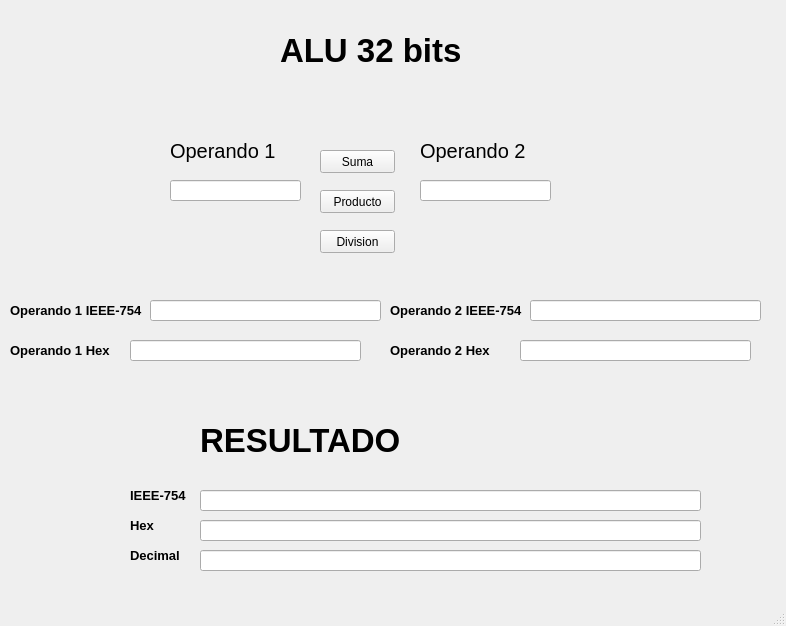
<?xml version="1.0" encoding="UTF-8"?>
<ui version="4.0">
 <class>MainWindow</class>
 <widget class="QMainWindow" name="MainWindow">
  <property name="geometry">
   <rect>
    <x>0</x>
    <y>0</y>
    <width>786</width>
    <height>626</height>
   </rect>
  </property>
  <property name="windowTitle">
   <string>ALU 32 bits</string>
  </property>
  <widget class="QWidget" name="centralwidget">
   <widget class="QLineEdit" name="operando1">
    <property name="geometry">
     <rect>
      <x>170</x>
      <y>180</y>
      <width>131</width>
      <height>21</height>
     </rect>
    </property>
   </widget>
   <widget class="QLabel" name="label_op1">
    <property name="geometry">
     <rect>
      <x>170</x>
      <y>130</y>
      <width>141</width>
      <height>41</height>
     </rect>
    </property>
    <property name="font">
     <font>
      <pointsize>15</pointsize>
     </font>
    </property>
    <property name="text">
     <string>Operando 1</string>
    </property>
   </widget>
   <widget class="QLabel" name="TITULO">
    <property name="geometry">
     <rect>
      <x>280</x>
      <y>0</y>
      <width>211</width>
      <height>101</height>
     </rect>
    </property>
    <property name="font">
     <font>
      <pointsize>25</pointsize>
      <weight>75</weight>
      <bold>true</bold>
     </font>
    </property>
    <property name="text">
     <string>ALU 32 bits</string>
    </property>
   </widget>
   <widget class="QLabel" name="label_op2">
    <property name="geometry">
     <rect>
      <x>420</x>
      <y>130</y>
      <width>141</width>
      <height>41</height>
     </rect>
    </property>
    <property name="font">
     <font>
      <pointsize>15</pointsize>
     </font>
    </property>
    <property name="text">
     <string>Operando 2</string>
    </property>
   </widget>
   <widget class="QLineEdit" name="operando2">
    <property name="geometry">
     <rect>
      <x>420</x>
      <y>180</y>
      <width>131</width>
      <height>21</height>
     </rect>
    </property>
   </widget>
   <widget class="QLabel" name="op1IEEELabel">
    <property name="geometry">
     <rect>
      <x>10</x>
      <y>290</y>
      <width>141</width>
      <height>41</height>
     </rect>
    </property>
    <property name="font">
     <font>
      <pointsize>10</pointsize>
      <weight>75</weight>
      <bold>true</bold>
     </font>
    </property>
    <property name="text">
     <string>Operando 1 IEEE-754</string>
    </property>
   </widget>
   <widget class="QLabel" name="op1HexLabel">
    <property name="geometry">
     <rect>
      <x>10</x>
      <y>330</y>
      <width>111</width>
      <height>41</height>
     </rect>
    </property>
    <property name="font">
     <font>
      <pointsize>10</pointsize>
      <weight>75</weight>
      <bold>true</bold>
     </font>
    </property>
    <property name="text">
     <string>Operando 1 Hex</string>
    </property>
   </widget>
   <widget class="QLabel" name="op2IEEELabel">
    <property name="geometry">
     <rect>
      <x>390</x>
      <y>290</y>
      <width>141</width>
      <height>41</height>
     </rect>
    </property>
    <property name="font">
     <font>
      <pointsize>10</pointsize>
      <weight>75</weight>
      <bold>true</bold>
     </font>
    </property>
    <property name="text">
     <string>Operando 2 IEEE-754</string>
    </property>
   </widget>
   <widget class="QLabel" name="op2HexLabel">
    <property name="geometry">
     <rect>
      <x>390</x>
      <y>330</y>
      <width>141</width>
      <height>41</height>
     </rect>
    </property>
    <property name="font">
     <font>
      <pointsize>10</pointsize>
      <weight>75</weight>
      <bold>true</bold>
     </font>
    </property>
    <property name="text">
     <string>Operando 2 Hex</string>
    </property>
   </widget>
   <widget class="QLabel" name="RESULTADOLABEL">
    <property name="geometry">
     <rect>
      <x>200</x>
      <y>390</y>
      <width>211</width>
      <height>101</height>
     </rect>
    </property>
    <property name="font">
     <font>
      <pointsize>25</pointsize>
      <weight>75</weight>
      <bold>true</bold>
     </font>
    </property>
    <property name="text">
     <string>RESULTADO</string>
    </property>
   </widget>
   <widget class="QPushButton" name="boton_suma">
    <property name="geometry">
     <rect>
      <x>320</x>
      <y>150</y>
      <width>75</width>
      <height>23</height>
     </rect>
    </property>
    <property name="text">
     <string>Suma</string>
    </property>
   </widget>
   <widget class="QPushButton" name="boton_producto">
    <property name="geometry">
     <rect>
      <x>320</x>
      <y>190</y>
      <width>75</width>
      <height>23</height>
     </rect>
    </property>
    <property name="text">
     <string>Producto</string>
    </property>
   </widget>
   <widget class="QPushButton" name="boton_division">
    <property name="geometry">
     <rect>
      <x>320</x>
      <y>230</y>
      <width>75</width>
      <height>23</height>
     </rect>
    </property>
    <property name="text">
     <string>Division</string>
    </property>
   </widget>
   <widget class="QLabel" name="label">
    <property name="geometry">
     <rect>
      <x>130</x>
      <y>480</y>
      <width>71</width>
      <height>31</height>
     </rect>
    </property>
    <property name="font">
     <font>
      <pointsize>10</pointsize>
      <weight>75</weight>
      <bold>true</bold>
     </font>
    </property>
    <property name="text">
     <string>IEEE-754</string>
    </property>
   </widget>
   <widget class="QLabel" name="label_2">
    <property name="geometry">
     <rect>
      <x>130</x>
      <y>510</y>
      <width>71</width>
      <height>31</height>
     </rect>
    </property>
    <property name="font">
     <font>
      <pointsize>10</pointsize>
      <weight>75</weight>
      <bold>true</bold>
     </font>
    </property>
    <property name="text">
     <string>Hex</string>
    </property>
   </widget>
   <widget class="QLabel" name="label_3">
    <property name="geometry">
     <rect>
      <x>130</x>
      <y>540</y>
      <width>71</width>
      <height>31</height>
     </rect>
    </property>
    <property name="font">
     <font>
      <pointsize>10</pointsize>
      <weight>75</weight>
      <bold>true</bold>
     </font>
    </property>
    <property name="text">
     <string>Decimal</string>
    </property>
   </widget>
   <widget class="QLineEdit" name="resultado_IEEE">
    <property name="geometry">
     <rect>
      <x>200</x>
      <y>490</y>
      <width>501</width>
      <height>21</height>
     </rect>
    </property>
    <property name="text">
     <string/>
    </property>
    <property name="readOnly">
     <bool>true</bool>
    </property>
    <property name="clearButtonEnabled">
     <bool>false</bool>
    </property>
   </widget>
   <widget class="QLineEdit" name="resultado_hex">
    <property name="geometry">
     <rect>
      <x>200</x>
      <y>520</y>
      <width>501</width>
      <height>21</height>
     </rect>
    </property>
    <property name="readOnly">
     <bool>true</bool>
    </property>
   </widget>
   <widget class="QLineEdit" name="resultado_dec">
    <property name="geometry">
     <rect>
      <x>200</x>
      <y>550</y>
      <width>501</width>
      <height>21</height>
     </rect>
    </property>
    <property name="readOnly">
     <bool>true</bool>
    </property>
   </widget>
   <widget class="QLineEdit" name="op1_IEEE">
    <property name="geometry">
     <rect>
      <x>150</x>
      <y>300</y>
      <width>231</width>
      <height>21</height>
     </rect>
    </property>
    <property name="text">
     <string/>
    </property>
    <property name="readOnly">
     <bool>true</bool>
    </property>
    <property name="clearButtonEnabled">
     <bool>false</bool>
    </property>
   </widget>
   <widget class="QLineEdit" name="op2_IEEE">
    <property name="geometry">
     <rect>
      <x>530</x>
      <y>300</y>
      <width>231</width>
      <height>21</height>
     </rect>
    </property>
    <property name="text">
     <string/>
    </property>
    <property name="readOnly">
     <bool>true</bool>
    </property>
    <property name="clearButtonEnabled">
     <bool>false</bool>
    </property>
   </widget>
   <widget class="QLineEdit" name="op1_hex">
    <property name="geometry">
     <rect>
      <x>130</x>
      <y>340</y>
      <width>231</width>
      <height>21</height>
     </rect>
    </property>
    <property name="text">
     <string/>
    </property>
    <property name="readOnly">
     <bool>true</bool>
    </property>
    <property name="clearButtonEnabled">
     <bool>false</bool>
    </property>
   </widget>
   <widget class="QLineEdit" name="op2_hex">
    <property name="geometry">
     <rect>
      <x>520</x>
      <y>340</y>
      <width>231</width>
      <height>21</height>
     </rect>
    </property>
    <property name="text">
     <string/>
    </property>
    <property name="readOnly">
     <bool>true</bool>
    </property>
    <property name="clearButtonEnabled">
     <bool>false</bool>
    </property>
   </widget>
  </widget>
  <widget class="QStatusBar" name="statusbar"/>
 </widget>
 <resources/>
 <connections/>
</ui>
